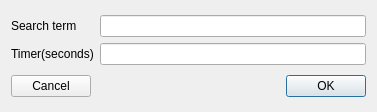
<?xml version="1.0" encoding="UTF-8"?>
<ui version="4.0">
 <class>SchedulerDialog</class>
 <widget class="QDialog" name="SchedulerDialog">
  <property name="geometry">
   <rect>
    <x>0</x>
    <y>0</y>
    <width>377</width>
    <height>112</height>
   </rect>
  </property>
  <property name="windowTitle">
   <string>Dialog</string>
  </property>
  <layout class="QVBoxLayout" name="verticalLayout">
   <item>
    <layout class="QGridLayout" name="gridLayout">
     <item row="1" column="0">
      <widget class="QLabel" name="label_2">
       <property name="text">
        <string>Timer(seconds)</string>
       </property>
      </widget>
     </item>
     <item row="0" column="2">
      <widget class="QLineEdit" name="search_line"/>
     </item>
     <item row="0" column="0">
      <widget class="QLabel" name="label">
       <property name="text">
        <string>Search term</string>
       </property>
      </widget>
     </item>
     <item row="1" column="2">
      <widget class="QLineEdit" name="time_line"/>
     </item>
    </layout>
   </item>
   <item>
    <layout class="QGridLayout" name="gridLayout_2">
     <item row="0" column="2">
      <widget class="QPushButton" name="ok_button">
       <property name="text">
        <string>OK</string>
       </property>
      </widget>
     </item>
     <item row="0" column="0">
      <widget class="QPushButton" name="cancel_button">
       <property name="text">
        <string>Cancel</string>
       </property>
      </widget>
     </item>
     <item row="0" column="1">
      <spacer name="horizontalSpacer">
       <property name="orientation">
        <enum>Qt::Horizontal</enum>
       </property>
       <property name="sizeHint" stdset="0">
        <size>
         <width>40</width>
         <height>20</height>
        </size>
       </property>
      </spacer>
     </item>
    </layout>
   </item>
  </layout>
 </widget>
 <resources/>
 <connections/>
</ui>
